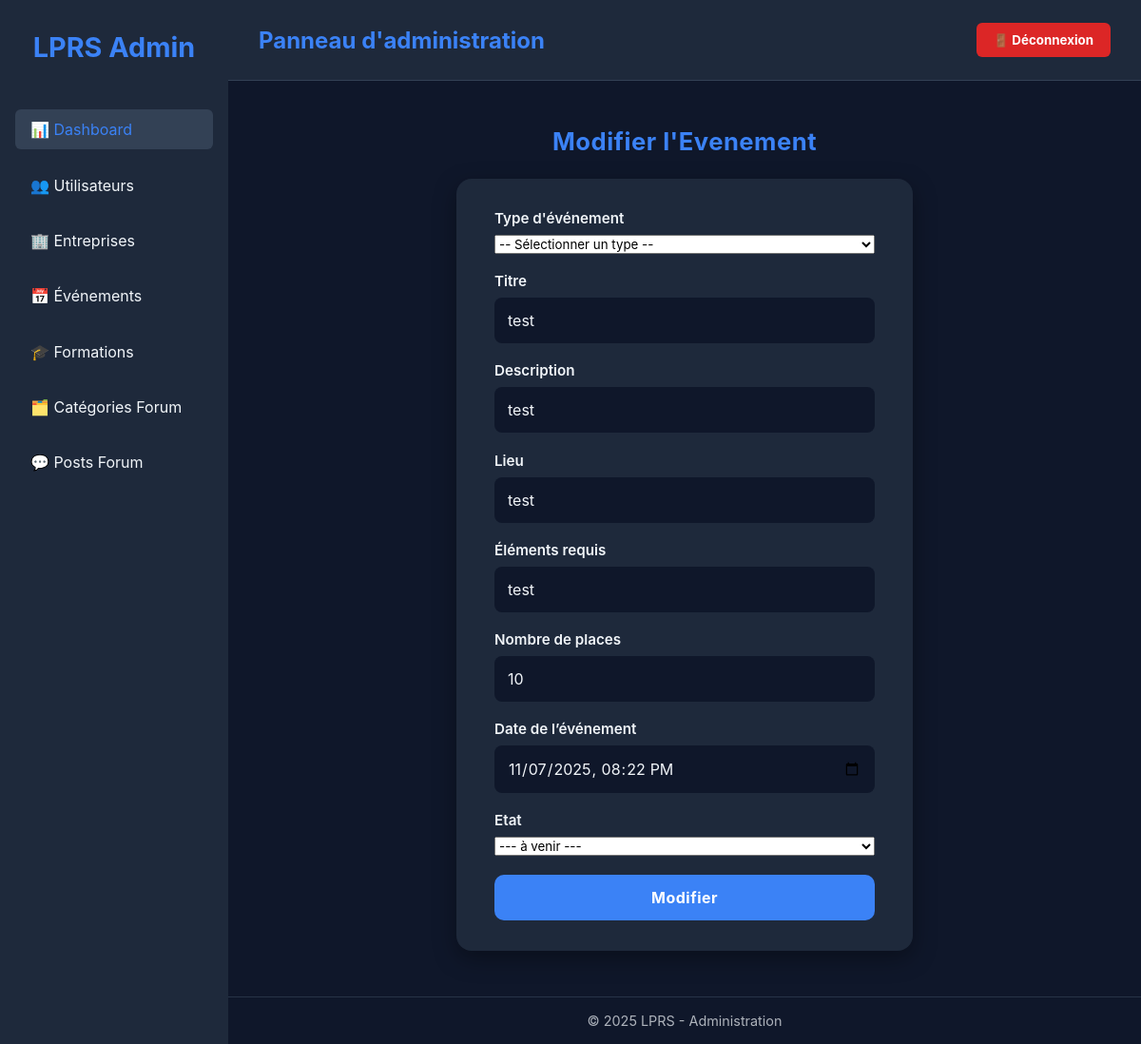
The app's page /vue/ModifEvenement.php?id=11 with its own data.
### tables this page shows
CREATE TABLE IF NOT EXISTS `evenement` (
  `id_evenement` int NOT NULL AUTO_INCREMENT,
  `type` varchar(100) DEFAULT NULL,
  `titre` varchar(255) NOT NULL,
  `description` text,
  `lieu` varchar(255) DEFAULT NULL,
  `element_requis` text,
  `nombre_place` int DEFAULT NULL,
  `date_evenement` datetime DEFAULT NULL,
  `etat` varchar(50) DEFAULT NULL,
  PRIMARY KEY (`id_evenement`)
);

### src/repository/EvenementRepository.php (called while the page is built, shortened)
<?php
class EvenementRepository
{
    private $bdd;
    public function __construct()
    {
        $this->bdd = new BDD();
    }
    public function detailEvenement($id)
    {
        $sql = 'SELECT * FROM evenement WHERE id_evenement = :id';
        $req = $this->bdd->getBdd()->prepare($sql);
        $req->execute(['id' => $id]);
        return $req->fetch(PDO::FETCH_ASSOC);
    }
}

### src/bdd/BDD.php (called while the page is built)
<?php
class BDD
{
    private $bdd;
    public function __construct()
    {
            $this->bdd = new PDO('mysql:host=localhost;dbname=projetlprs;charset=utf8', 'root', '');
    }
    public function getBDD()
    {
        return $this->bdd;
    }
}

### src/modele/Evenement.php (called while the page is built, shortened)
<?php
class Evenement
{
    private $typeEvenement;
    private $titreEvenement;
    private $descriptionEvenement;
    private $lieuEvenement;
    private $elementRequis;
    private $nombrePlace;
    private $dateEvenement;
    private $etatEvenement;
    public function hydrate(array $donnees)
    {
        foreach ($donnees as $key => $value) {
            $method = 'set'.ucfirst($key);
        }
    }
    public function getTypeEvenement()
    {
        return $this->typeEvenement;
    }
    public function setTypeEvenement($typeEvenement)
    {
        $this->typeEvenement = $typeEvenement;
    }
    public function getTitreEvenement()
    {
        return $this->titreEvenement;
    }
    public function setTitreEvenement($titreEvenement)
    {
        $this->titreEvenement = $titreEvenement;
    }
    public function getDescriptionEvenement()
    {
        return $this->descriptionEvenement;
    }
    public function setDescriptionEvenement($descriptionEvenement)
    {
        $this->descriptionEvenement = $descriptionEvenement;
    }
    public function getLieuEvenement()
    {
        return $this->lieuEvenement;
    }
    public function setLieuEvenement($lieuEvenement)
    {
        $this->lieuEvenement = $lieuEvenement;
    }
    public function getElementRequis()
    {
        return $this->elementRequis;
    }
    public function setElementRequis($elementRequis)
    {
        $this->elementRequis = $elementRequis;
    }
    public function getNombrePlace()
    {
        return $this->nombrePlace;
    }
    public function setNombrePlace($nombrePlace)
    {
        $this->nombrePlace = $nombrePlace;
    }
    public function getDateEvenement()
    {
        return $this->dateEvenement;
    }
    public function setDateEvenement($dateEvenement)
    {
        $this->dateEvenement = $dateEvenement;
    }
    public function getEtatEvenement()
    {
        return $this->etatEvenement;
    }
}

### vue/ModifEvenement.php (the view, shortened to what this page needs)
<?php
require_once "../src/bdd/BDD.php";
require_once "../src/repository/EvenementRepository.php";
require_once "../src/modele/Evenement.php";
$page = $_GET['page'] ?? 'dashboard';
$EvenementRepository = new EvenementRepository();
$evenement = $EvenementRepository->detailEvenement($_GET["id"]);
$evenement = new Evenement([
    'idEvenement' => $evenement["id_evenement"],
    'typeEvenement' => $evenement["type"],
    'titreEvenement' => $evenement["titre"],
    'descriptionEvenement' => $evenement["description"],
    'lieuEvenement' => $evenement["lieu"],
    'elementRequis' => $evenement["element_requis"],
    'nombrePlace' => $evenement["nombre_place"],
    'dateEvenement' => $evenement["date_evenement"]
]);
?>
<!DOCTYPE html>
<html lang="fr">
<head>
</head>
<body>
<aside class="sidebar">
    <div class="sidebar-header">
        <h2>LPRS Admin</h2>
    </div>
    <ul class="sidebar-menu">
        <li><a href="PageAdmin.php?page=dashboard" class="<?= ($page=='dashboard')?'active':'' ?>">📊 Dashboard</a></li>
        <li><a href="PageAdmin.php?page=utilisateur" class="<?= ($page=='utilisateur')?'active':'' ?>">👥 Utilisateurs</a></li>
        <li><a href="PageAdmin.php?page=entreprise" class="<?= ($page=='entreprise')?'active':'' ?>">🏢 Entreprises</a></li>
        <li><a href="PageAdmin.php?page=evenement" class="<?= ($page=='evenement')?'active':'' ?>">📅 Événements</a></li>
        <li><a href="PageAdmin.php?page=formation" class="<?= ($page=='formation')?'active':'' ?>">🎓 Formations</a></li>
        <li><a href="PageAdmin.php?page=categorie_forum" class="<?= ($page=='categorie_forum')?'active':'' ?>">🗂️ Catégories Forum</a></li>
        <li><a href="PageAdmin.php?page=post_forum" class="<?= ($page=='post_forum')?'active':'' ?>">💬 Posts Forum</a></li>
    </ul>
</aside>
<main class="main">
    <header class="topbar">
        <h1>Panneau d'administration</h1>
        <form action="../src/traitement/TraitementDeconnexionUtilisateur.php" method="post" style="margin:0;">
            <button type="submit" class="logout-btn">🚪 Déconnexion</button>
        </form>
    </header>
    <div class="content">
        <h2 class="form-title">Modifier l'Evenement</h2>
        <form action="../src/traitement/Evenement/TraitementModifEvenement.php" method="post" class="add-form">
            <div class="form-group">
                <label for="type">Type d'événement</label>
                <select id="type" name="type" value="<?=$evenement->getTypeEvenement()?>">
                    <option value="">-- Sélectionner un type --</option>
                </select>
            </div>
            <div class="form-group">
                <label for="titre">Titre</label>
                <input type="text" id="titre" name="titre" value="<?=$evenement->getTitreEvenement()?>">
            </div>
            <div class="form-group">
                <label for="description">Description</label>
                <input type="text" id="description" name="description" value="<?=$evenement->getDescriptionEvenement()?>">
            </div>
            <div class="form-group">
                <label for="lieu">Lieu</label>
                <input type="text" id="lieu" name="lieu" value="<?=$evenement->getLieuEvenement()?>">
            </div>
            <div class="form-group">
                <label for="element_requis">Éléments requis</label>
                <input type="text" id="element_requis" name="element_requis" value="<?=$evenement->getElementRequis()?>">
            </div>
            <div class="form-group">
                <label for="nombre_place">Nombre de places</label>
                <input type="number" id="nombre_place" name="nombre_place" min="1" required value="<?=$evenement->getNombrePlace()?>">
            </div>
            <div class="form-group">
                <label for="date_evenement">Date de l’événement</label>
                <input type="datetime-local" id="date_evenement" name="date_evenement" value="<?=$evenement->getDateEvenement()?>">
            </div>
            <div class="form-group">
                <label for="etat">Etat</label>
                <select id="etat" name="etat" value="<?=$evenement->getEtatEvenement()?>">
                    <option value="A_venir">--- à venir ---</option>
                </select>
            </div>
            <input type="submit" value="Modifier" class="btn-submit" >
        </form>
    </div>
    <footer class="footer">
        <p>&copy; 2025 LPRS - Administration</p>
    </footer>
</main>
</body>
</html>

### vue/ModifEvenement.php (style rules this page uses)
:root { --bg: #0f172a; --bg-light: #1e293b; --text: #f1f5f9; --accent: #3b82f6; --card: #1e293b; --hover: #334155; --danger: #dc2626; }
* { margin: 0; padding: 0; box-sizing: border-box; font-family: "Inter", sans-serif; }
body { display: flex; height: 100vh; background: var(--bg); color: var(--text); }
.sidebar { width: 240px; background: var(--bg-light); display: flex; flex-direction: column; padding: 2rem 1rem; }
.sidebar-header { font-size: 1.2rem; font-weight: bold; color: var(--accent); margin-bottom: 2rem; text-align: center; }
.sidebar-menu { list-style: none; }
.sidebar-menu li { margin: 1rem 0; }
.sidebar-menu a { text-decoration: none; color: var(--text); padding: 0.7rem 1rem; display: block; border-radius: 6px; transition: background 0.2s ease; }
.sidebar-menu a:hover, .sidebar-menu a.active { background: var(--hover); color: var(--accent); }
.main { flex: 1; display: flex; flex-direction: column; overflow: auto; }
.topbar { background: var(--bg-light); padding: 1.5rem 2rem; border-bottom: 1px solid #334155; display: flex; justify-content: space-between; align-items: center; }
.topbar h1 { font-size: 1.5rem; color: var(--accent); }
.logout-btn { background-color: var(--danger); color: white; border: none; padding: 10px 18px; border-radius: 6px; cursor: pointer; font-weight: bold; transition: background 0.3s ease; }
.content { padding: 2rem; }
.footer { text-align: center; padding: 1rem; border-top: 1px solid #334155; margin-top: auto; font-size: 0.9rem; opacity: 0.7; }
.content { padding: 3rem; display: flex; flex-direction: column; align-items: center; }
.form-title { font-size: 1.6rem; color: var(--accent); margin-bottom: 1.5rem; text-align: center; letter-spacing: 0.5px; }
.add-form { background: var(--card); padding: 2rem 2.5rem; border-radius: 16px; box-shadow: 0 8px 24px rgba(0, 0, 0, 0.35); width: 100%; max-width: 480px; transition: transform 0.3s ease, box-shadow 0.3s ease; }
.form-group { display: flex; flex-direction: column; margin-bottom: 1.2rem; }
.form-group label { font-weight: 600; color: var(--text); margin-bottom: 0.5rem; font-size: 0.95rem; }
.form-group input { background: var(--bg); border: 2px solid transparent; border-radius: 8px; padding: 0.75rem; color: var(--text); font-size: 1rem; transition: all 0.2s ease; }
.form-group input::placeholder { color: #94a3b8; opacity: 0.8; }
.btn-submit { background: var(--accent); color: white; font-weight: 700; border: none; border-radius: 10px; padding: 0.9rem 1.2rem; cursor: pointer; width: 100%; font-size: 1rem; letter-spacing: 0.5px; transition: background 0.3s ease, transform 0.2s ease; }

### records on screen
evenement: element_requis "test", nombre_place "10", date_evenement "11/07/2025 20:22"
